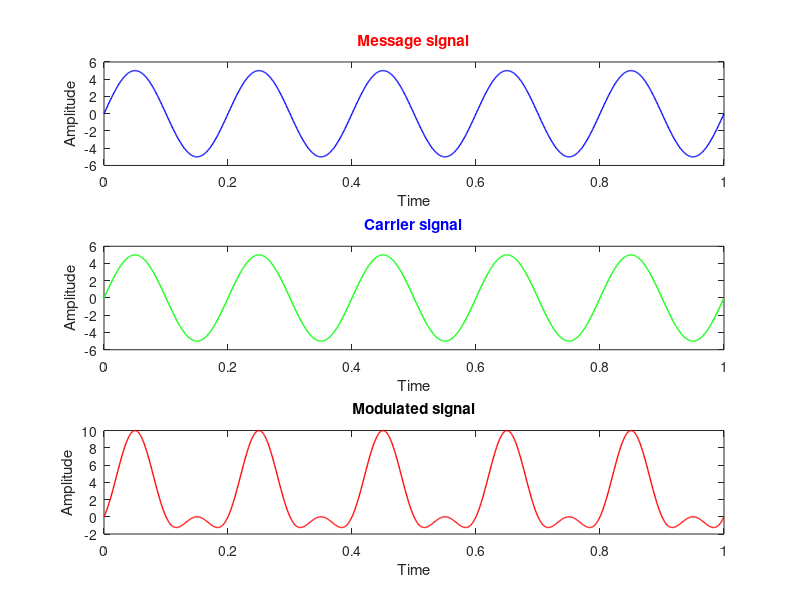

This figure's MATLAB source:
%Code for Amplitude Modulation..
clc;
close all;
clear all;
%input the values
Am = input('Enter message signal amplitude: ');
Ac = input('Enter carrier signal amplitude: ');
fm = input('Enter Message frequency: ');  %fm<fc
fc = input('Enter Carrier frequency: ');
m =  Am/Ac;               %input('Enter modulation index');  %m <= 1
t = 0:0.001:1;

%Equation of the message signal
y1 = Am*sin(2*pi*fm*t);
subplot(3,1,1);
plot(t,y1,'blue','LineWidth',1); 
xlabel('Time'); 
ylabel('Amplitude'); 
title('Message signal','color','red');

%Equation of carrier signal
y2 = Ac*sin(2*pi*fc*t);
subplot(3,1,2);
plot(t,y2,'green','LineWidth',1);
xlabel('Time'); 
ylabel('Amplitude'); 
title('Carrier signal','color','blue'); 


%instantaneous voltage of resulting am wave is..
y = Ac*(1+m*sin(2*pi*fm*t)).*sin(2*pi*fc*t);
subplot(3,1,3);
plot(t,y,'red','LineWidth',1);
xlabel('Time'); 
ylabel('Amplitude'); 
title('Modulated signal','LineWidth',1);

fprintf('Mudulation index: %.2f',m);
%input 2 4 5 100